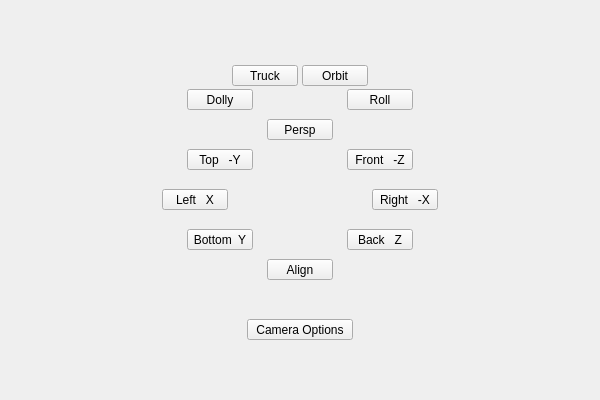
<?xml version="1.0" encoding="UTF-8"?>
<ui version="4.0">
 <class>QtUi</class>
 <widget class="QMainWindow" name="QtUi">
  <property name="enabled">
   <bool>true</bool>
  </property>
  <property name="geometry">
   <rect>
    <x>0</x>
    <y>0</y>
    <width>600</width>
    <height>400</height>
   </rect>
  </property>
  <property name="sizePolicy">
   <sizepolicy hsizetype="Ignored" vsizetype="Ignored">
    <horstretch>0</horstretch>
    <verstretch>0</verstretch>
   </sizepolicy>
  </property>
  <property name="minimumSize">
   <size>
    <width>0</width>
    <height>0</height>
   </size>
  </property>
  <property name="maximumSize">
   <size>
    <width>16777215</width>
    <height>16777215</height>
   </size>
  </property>
  <property name="cursor">
   <cursorShape>ArrowCursor</cursorShape>
  </property>
  <property name="windowTitle">
   <string>Toolkit</string>
  </property>
  <property name="whatsThis">
   <string>cameras</string>
  </property>
  <property name="tabShape">
   <enum>QTabWidget::Triangular</enum>
  </property>
  <property name="dockNestingEnabled">
   <bool>true</bool>
  </property>
  <property name="dockOptions">
   <set>QMainWindow::AllowNestedDocks|QMainWindow::AllowTabbedDocks|QMainWindow::AnimatedDocks|QMainWindow::ForceTabbedDocks</set>
  </property>
  <widget class="QWidget" name="mainWindow">
   <property name="sizePolicy">
    <sizepolicy hsizetype="Ignored" vsizetype="Ignored">
     <horstretch>0</horstretch>
     <verstretch>0</verstretch>
    </sizepolicy>
   </property>
   <layout class="QGridLayout" name="gridLayout">
    <item row="0" column="0">
     <widget class="QWidget" name="staticWindow" native="true">
      <widget class="QWidget" name="w000" native="true">
       <property name="geometry">
        <rect>
         <x>143</x>
         <y>10</y>
         <width>296</width>
         <height>91</height>
        </rect>
       </property>
       <widget class="QPushButton" name="v012">
        <property name="enabled">
         <bool>true</bool>
        </property>
        <property name="geometry">
         <rect>
          <x>80</x>
          <y>46</y>
          <width>66</width>
          <height>21</height>
         </rect>
        </property>
        <property name="minimumSize">
         <size>
          <width>0</width>
          <height>21</height>
         </size>
        </property>
        <property name="maximumSize">
         <size>
          <width>999</width>
          <height>21</height>
         </size>
        </property>
        <property name="toolTip">
         <string>Camera: Truck</string>
        </property>
        <property name="text">
         <string>Truck</string>
        </property>
       </widget>
       <widget class="QPushButton" name="v013">
        <property name="enabled">
         <bool>true</bool>
        </property>
        <property name="geometry">
         <rect>
          <x>150</x>
          <y>46</y>
          <width>66</width>
          <height>21</height>
         </rect>
        </property>
        <property name="minimumSize">
         <size>
          <width>0</width>
          <height>21</height>
         </size>
        </property>
        <property name="maximumSize">
         <size>
          <width>999</width>
          <height>21</height>
         </size>
        </property>
        <property name="toolTip">
         <string>Camera: Pan</string>
        </property>
        <property name="text">
         <string>Orbit</string>
        </property>
       </widget>
       <widget class="QPushButton" name="v010">
        <property name="enabled">
         <bool>true</bool>
        </property>
        <property name="geometry">
         <rect>
          <x>35</x>
          <y>70</y>
          <width>66</width>
          <height>21</height>
         </rect>
        </property>
        <property name="minimumSize">
         <size>
          <width>0</width>
          <height>21</height>
         </size>
        </property>
        <property name="maximumSize">
         <size>
          <width>999</width>
          <height>21</height>
         </size>
        </property>
        <property name="toolTip">
         <string>Camera: Dolly</string>
        </property>
        <property name="text">
         <string>Dolly</string>
        </property>
       </widget>
       <widget class="QPushButton" name="v011">
        <property name="enabled">
         <bool>true</bool>
        </property>
        <property name="geometry">
         <rect>
          <x>195</x>
          <y>70</y>
          <width>66</width>
          <height>21</height>
         </rect>
        </property>
        <property name="minimumSize">
         <size>
          <width>0</width>
          <height>21</height>
         </size>
        </property>
        <property name="maximumSize">
         <size>
          <width>999</width>
          <height>21</height>
         </size>
        </property>
        <property name="toolTip">
         <string>Camera: Roll</string>
        </property>
        <property name="text">
         <string>Roll</string>
        </property>
       </widget>
      </widget>
      <widget class="QWidget" name="viewport" native="true">
       <property name="geometry">
        <rect>
         <x>143</x>
         <y>110</y>
         <width>296</width>
         <height>161</height>
        </rect>
       </property>
       <widget class="QPushButton" name="v004">
        <property name="geometry">
         <rect>
          <x>115</x>
          <y>0</y>
          <width>66</width>
          <height>21</height>
         </rect>
        </property>
        <property name="minimumSize">
         <size>
          <width>0</width>
          <height>21</height>
         </size>
        </property>
        <property name="maximumSize">
         <size>
          <width>999</width>
          <height>21</height>
         </size>
        </property>
        <property name="text">
         <string>Persp</string>
        </property>
       </widget>
       <widget class="QPushButton" name="v005">
        <property name="geometry">
         <rect>
          <x>195</x>
          <y>30</y>
          <width>66</width>
          <height>21</height>
         </rect>
        </property>
        <property name="minimumSize">
         <size>
          <width>0</width>
          <height>21</height>
         </size>
        </property>
        <property name="maximumSize">
         <size>
          <width>999</width>
          <height>21</height>
         </size>
        </property>
        <property name="text">
         <string>Front   -Z</string>
        </property>
       </widget>
       <widget class="QPushButton" name="v002">
        <property name="geometry">
         <rect>
          <x>220</x>
          <y>70</y>
          <width>66</width>
          <height>21</height>
         </rect>
        </property>
        <property name="minimumSize">
         <size>
          <width>0</width>
          <height>21</height>
         </size>
        </property>
        <property name="maximumSize">
         <size>
          <width>999</width>
          <height>21</height>
         </size>
        </property>
        <property name="text">
         <string>Right   -X</string>
        </property>
       </widget>
       <widget class="QPushButton" name="v003">
        <property name="geometry">
         <rect>
          <x>10</x>
          <y>70</y>
          <width>66</width>
          <height>21</height>
         </rect>
        </property>
        <property name="minimumSize">
         <size>
          <width>0</width>
          <height>21</height>
         </size>
        </property>
        <property name="maximumSize">
         <size>
          <width>999</width>
          <height>21</height>
         </size>
        </property>
        <property name="text">
         <string>Left   X</string>
        </property>
       </widget>
       <widget class="QPushButton" name="v000">
        <property name="geometry">
         <rect>
          <x>195</x>
          <y>110</y>
          <width>66</width>
          <height>21</height>
         </rect>
        </property>
        <property name="minimumSize">
         <size>
          <width>0</width>
          <height>21</height>
         </size>
        </property>
        <property name="maximumSize">
         <size>
          <width>999</width>
          <height>21</height>
         </size>
        </property>
        <property name="text">
         <string>Back   Z</string>
        </property>
       </widget>
       <widget class="QPushButton" name="v006">
        <property name="geometry">
         <rect>
          <x>35</x>
          <y>110</y>
          <width>66</width>
          <height>21</height>
         </rect>
        </property>
        <property name="minimumSize">
         <size>
          <width>0</width>
          <height>21</height>
         </size>
        </property>
        <property name="maximumSize">
         <size>
          <width>999</width>
          <height>21</height>
         </size>
        </property>
        <property name="text">
         <string>Bottom  Y</string>
        </property>
       </widget>
       <widget class="QPushButton" name="v007">
        <property name="geometry">
         <rect>
          <x>115</x>
          <y>140</y>
          <width>66</width>
          <height>21</height>
         </rect>
        </property>
        <property name="minimumSize">
         <size>
          <width>0</width>
          <height>21</height>
         </size>
        </property>
        <property name="maximumSize">
         <size>
          <width>999</width>
          <height>21</height>
         </size>
        </property>
        <property name="text">
         <string>Align</string>
        </property>
       </widget>
       <widget class="QPushButton" name="v001">
        <property name="geometry">
         <rect>
          <x>35</x>
          <y>30</y>
          <width>66</width>
          <height>21</height>
         </rect>
        </property>
        <property name="minimumSize">
         <size>
          <width>0</width>
          <height>21</height>
         </size>
        </property>
        <property name="maximumSize">
         <size>
          <width>999</width>
          <height>21</height>
         </size>
        </property>
        <property name="text">
         <string>Top   -Y</string>
        </property>
       </widget>
      </widget>
      <widget class="QWidget" name="w002" native="true">
       <property name="geometry">
        <rect>
         <x>143</x>
         <y>280</y>
         <width>296</width>
         <height>101</height>
        </rect>
       </property>
       <widget class="QPushButton" name="i000">
        <property name="geometry">
         <rect>
          <x>95</x>
          <y>30</y>
          <width>106</width>
          <height>21</height>
         </rect>
        </property>
        <property name="minimumSize">
         <size>
          <width>0</width>
          <height>21</height>
         </size>
        </property>
        <property name="maximumSize">
         <size>
          <width>999</width>
          <height>21</height>
         </size>
        </property>
        <property name="toolTip">
         <string/>
        </property>
        <property name="whatsThis">
         <string>cameras_lower_submenu</string>
        </property>
        <property name="text">
         <string>Camera Options</string>
        </property>
       </widget>
      </widget>
      <widget class="QWidget" name="w003" native="true">
       <property name="geometry">
        <rect>
         <x>0</x>
         <y>30</y>
         <width>141</width>
         <height>321</height>
        </rect>
       </property>
      </widget>
      <widget class="QWidget" name="w001" native="true">
       <property name="geometry">
        <rect>
         <x>440</x>
         <y>30</y>
         <width>141</width>
         <height>321</height>
        </rect>
       </property>
      </widget>
     </widget>
    </item>
   </layout>
  </widget>
 </widget>
 <resources/>
 <connections/>
 <designerdata>
  <property name="gridDeltaX">
   <number>5</number>
  </property>
  <property name="gridDeltaY">
   <number>10</number>
  </property>
  <property name="gridSnapX">
   <bool>true</bool>
  </property>
  <property name="gridSnapY">
   <bool>true</bool>
  </property>
  <property name="gridVisible">
   <bool>true</bool>
  </property>
 </designerdata>
</ui>
